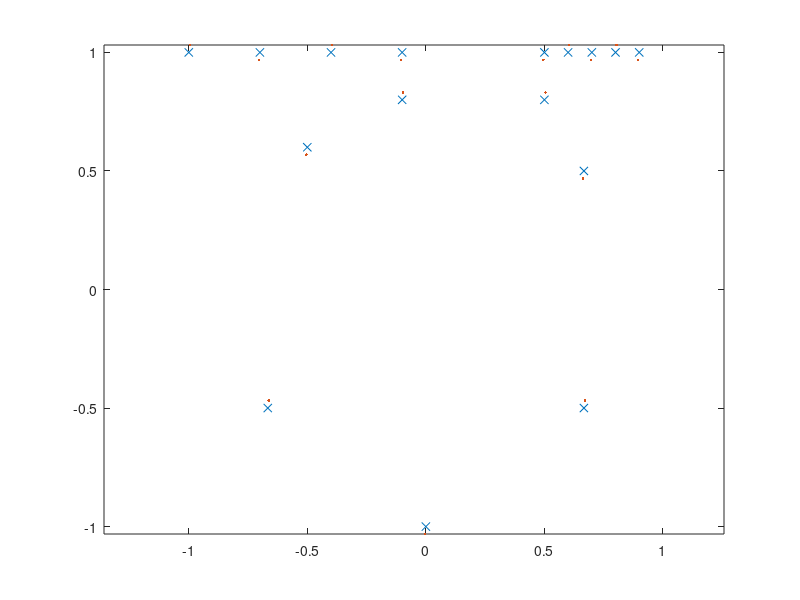

Write MATLAB code to recreate this figure. (Note: this script raises an error after producing the figure.)

% ts = linspace(-1,1,1000); ts = ts(1:end-1);
% [rsub,dsub,d2sub] = geom_eval(ts,coefs);

ncheb =7;
tsub = linspace(-1,1,1000); tsub = tsub(1:end-1);
% A = [cos(pi*ts.'*(0:ncheb)), sin(pi*ts.'*(1:ncheb))];
% 
% cs = A\d2sub.';
% 
% A1 = [pi*ts.', sin(pi*ts.'*(1:ncheb))./(1:ncheb), -cos(pi*ts.'*(1:ncheb))./(1:ncheb)]/pi;
% A1 = [0*ts.', sin(pi*ts.'*(1:ncheb))./(1:ncheb), -cos(pi*ts.'*(1:ncheb))./(1:ncheb)]/pi;
% 
% cs(1) = 1*pi;
% 
% % cs(1) = 3.2;
% 
% d2cheb = (A*cs).';
% dcheb = (A1*cs).';
% 
% 
% A2 = [pi*ts.', -cos(pi*ts.'*(1:ncheb))./(1:ncheb).^2, -sin(pi*ts.'*(1:ncheb))./(1:ncheb).^2]/pi/pi;
% 
% rcheb = (A2*cs).';
% rcheb = rcheb - mean(rcheb,2) + mean(rsub,2);
% 
% A3 = [0*ts.', -cos(pi*ts.'*(1:ncheb))./(1:ncheb).^2, -sin(pi*ts.'*(1:ncheb))./(1:ncheb).^2]/pi/pi;
% cs2 = A3\(rsub - ts.*[1;0]).';
% cs2(1,1) = pi;
% cs2(1,2) = 0;
% % rcheb = (A2*cs2).';
% % rcheb = rcheb - mean(rcheb,2) + mean(rsub,2);
% 


rs = [(-1:0.3:-0.1).' 0*(-1:0.3:-0.1).'+1; -0.1 0.8; -0.5 0.6; -2/3 -1/2; 0 -1; 2/3 -1/2; 2/3 1/2; 1/2 0.8; (0.5:0.1:1).' (0.5:0.1:1).'*0+1;].';
rs = rs(:,1:end-1);
ts = linspace(-1,1,length(rs)+1); ts = ts(1:end-1);
% ts = [0,cumsum(vecnorm(diff(rs,[],2)))];
% ts = 2*ts/ts(end)-1;
% rs = rs(:,1:end-1);
% ts = ts(1:end-1);

% tsub = ts;
A4 = [1+0*ts.',cos(pi*ts.'*(1:ncheb)), sin(pi*ts.'*(1:ncheb))];

cs4 = A4\(rs - ts.*[1;0]).';

% cs4 = A4\(rsub - ts.*[1;0]).';
rcheb = (A4*cs4).' + ts.*[1;0];
% rcheb = FP2(tsub,cs4);
% rcheb = rcheb - mean(rcheb,2) + mean(rs,2);

% figure(1);clf
% plot(d2sub(1,:), d2sub(2,:),'.')
% hold on
% plot(d2cheb(1,:), d2cheb(2,:),'.')
% hold off
% 
% figure(2);clf
% plot(dsub(1,:), dsub(2,:),'.')
% hold on
% plot(dcheb(1,:), dcheb(2,:),'.')
% hold off
% axis equal

figure(3);clf
plot(rs(1,:), rs(2,:),'x')
hold on
plot(rcheb(1,:), rcheb(2,:),'.')
hold off
axis equal

% tend = [-1,1;];
% Aend = [pi*tend.', -cos(pi*tend.'*(1:ncheb))./(1:ncheb).^2, -sin(pi*tend.'*(1:ncheb))./(1:ncheb).^2]/pi/pi;
% 
% rend = (Aend*cs).';
% d = diff(rend(1,:));


rend = FP2([-1,1],cs4);
d = diff(rend(1,:));


figure(4);clf
plot(rcheb(1,:), rcheb(2,:),'.')
hold on
plot(rcheb(1,:)+d, rcheb(2,:),'.')
plot(rcheb(1,:)+2*d, rcheb(2,:),'.')
hold off


cparams = []; cparams.ta = -1; cparams.tb = 1;
% chnkr = chunkerfunc(@(t) FP(t,cs),cparams);
chnkr = chunkerfunc(@(t) FP2(t,cs4),cparams);


figure(5);clf
plot(chnkr,'.')
hold on
plot(chnkr + [d;0],'.')
hold off

chnkr.npt

function r = FP(ts, cs)
ncheb = (size(cs,1)-1)/2;
A = [pi*ts(:), -cos(pi*ts(:)*(1:ncheb))./(1:ncheb).^2, -sin(pi*ts(:)*(1:ncheb))./(1:ncheb).^2]/pi/pi;

r = (A*cs).';

end

% function r = FP2(ts, cs)
% ncheb = (size(cs,1))/2;
% A = [cos(pi*ts(:)*(1:ncheb)), sin(pi*ts(:)*(1:ncheb))];
% 
% r = (A*cs).' + ts.*[1;0];
% 
% end


function [r,d,d2] = FP2(ts, cs)
ncheb = (size(cs,1))/2;
r  = ([1+0*ts(:),cos(pi*ts(:)*(1:ncheb)), sin(pi*ts(:)*(1:ncheb))]*cs).' + ts(:).'.*[1;0];
d  = ([0*ts(:),-sin(pi*ts(:)*(1:ncheb)), cos(pi*ts(:)*(1:ncheb))]*cs).'+ [1;0];
d2 = ([0*ts(:),-cos(pi*ts(:)*(1:ncheb)), -sin(pi*ts(:)*(1:ncheb))]*cs).';

end
